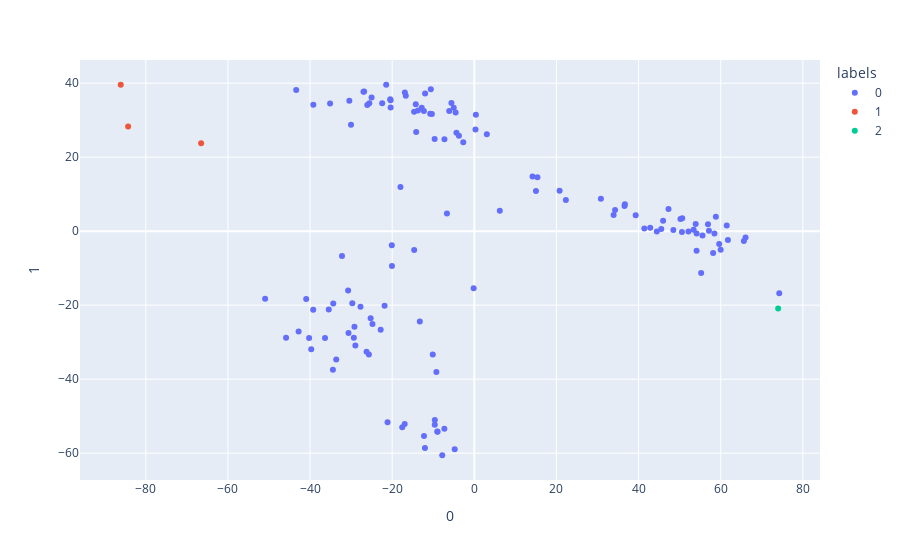

Notebook code for this chart:
### Markdown cell above
### Visualize clustering on first 2 PC axes

### Code cell
# 16S
scores_16S = doPCA(ran_lo_16S)["scores"]
scores_16S["labels"] = labels_16S
scores_16S["labels"] = scores_16S["labels"].astype(str)
scores_16S = scores_16S.to_pandas()

fig = px.scatter(
    scores_16S,
    x = 0,
    y = 1,
    color = "labels"
)
fig.show()

### Figure 1 — Plotly figure (JSON) as saved in the notebook; plotly's stock layout.template omitted (floating-point values rounded to 4 significant figures)
{"data": [{"hovertemplate": "labels=0<br>0=%{x}<br>1=%{y}<extra></extra>", "legendgroup": "0", "marker": {"color": "#636efa", "symbol": "circle"}, "mode": "markers", "name": "0", "orientation": "v", "showlegend": true, "type": "scatter", "x": [57.13, 56.9, 58.47, 66.05, 15.38, 50.19, 45.97, 65.64, 39.3, 47.29, 59.62, 44.44, 30.82, 54.12, 53.91, 41.4, 33.92, -6.666, 58.15, 55.23, 59.99, 48.47, 55.56, 58.82, 42.83, 52.14, 36.66, 36.58, 14.17, 74.25, 34.27, 22.29, 61.75, 20.76, 61.47, 54.13, 50.56, 45.52, 53.4, 50.62, -9.663, 15.01, -7.293, -25.57, -9.237, -9.632, -9.621, -12.03, -9.005, -21.13, -30.02, -4.775, -22.43, -8.966, -16.95, -7.813, -17.55, -12.26, 3.049, -14.64, -26.83, -29.7, -27.72, -43.37, -39.2, -0.1629, -20.09, -16.69, -20.4, -45.84, -40.23, -10.34, -10.74, -34.44, -33.62, -12.28, -30.43, -4.355, -10.12, -40.94, -13.72, -14.66, -22.8, -10.59, -24.8, -3.749, -36.36, -50.94, -20.38, -42.79, -39.71, -2.692, -28.96, -25.68, -11.99, 0.3765, -26.24, -29.34, -5.011, -12.81, -32.23, -4.556, -21.85, 0.2849, -30.63, -39.23, -5.575, -14.26, -20.06, -14.15, -13.27, -6.112, -20.48, -29.19, -35.45, -26.99, -21.47, -17.98, -30.73, 6.205, -25.02, -26.06, -16.92, -25.24, -34.35, -7.273, -35.12], "xaxis": "x", "y": [0.1168, 1.842, -0.6161, -1.68, 14.59, 3.297, 2.818, -2.671, 4.309, 5.96, -3.464, -0.1235, 8.738, -5.321, 1.924, 0.6974, 4.352, 4.77, -5.876, -11.32, -5.051, 0.3361, -1.2, 3.928, 0.9445, -0.09916, 7.286, 6.796, 14.8, -16.75, 5.712, 8.443, -2.402, 10.92, 1.513, -0.5976, -0.247, 0.5685, 0.3853, 3.52, 24.94, 10.89, -53.38, 34.55, -38.1, -52.31, -51.02, -58.62, -54.15, -51.64, 28.73, -58.95, 34.56, -54.22, -52.12, -60.57, -52.99, -55.36, 26.2, -5.098, 37.76, -19.45, -20.45, 38.16, 34.18, -15.44, -3.8, 36.61, 35.35, -28.83, -28.88, 31.64, 31.74, -37.45, -34.7, 32.49, 35.22, 26.57, -33.31, -18.36, 32.62, 32.28, -26.66, 38.33, -25.09, 25.77, -28.9, -18.3, 33.39, -27.1, -31.95, 24.04, -30.9, -33.33, 37.19, 31.44, -32.58, -28.8, 33.34, 33.35, -6.716, 32.05, -20.19, 27.45, -27.55, -21.21, 34.62, 34.34, -9.425, 26.81, -24.42, 32.46, 35.66, -25.85, -21.2, 37.71, 39.55, 11.94, -16.01, 5.549, 36.13, 34.12, 37.5, -23.56, -19.54, 24.82, 34.52], "yaxis": "y"}, {"hovertemplate": "labels=1<br>0=%{x}<br>1=%{y}<extra></extra>", "legendgroup": "1", "marker": {"color": "#EF553B", "symbol": "circle"}, "mode": "markers", "name": "1", "orientation": "v", "showlegend": true, "type": "scatter", "x": [-66.52, -84.3, -86.1], "xaxis": "x", "y": [23.75, 28.27, 39.57], "yaxis": "y"}, {"hovertemplate": "labels=2<br>0=%{x}<br>1=%{y}<extra></extra>", "legendgroup": "2", "marker": {"color": "#00cc96", "symbol": "circle"}, "mode": "markers", "name": "2", "orientation": "v", "showlegend": true, "type": "scatter", "x": [73.99], "xaxis": "x", "y": [-20.88], "yaxis": "y"}], "layout": {"autosize": true, "legend": {"title": {"text": "labels"}, "tracegroupgap": 0}, "margin": {"t": 60}, "xaxis": {"anchor": "y", "autorange": true, "domain": [0, 1], "range": [-96.05, 84.21], "title": {"text": "0"}, "type": "linear"}, "yaxis": {"anchor": "x", "autorange": true, "domain": [0, 1], "range": [-68.32, 47.33], "title": {"text": "1"}, "type": "linear"}}}
